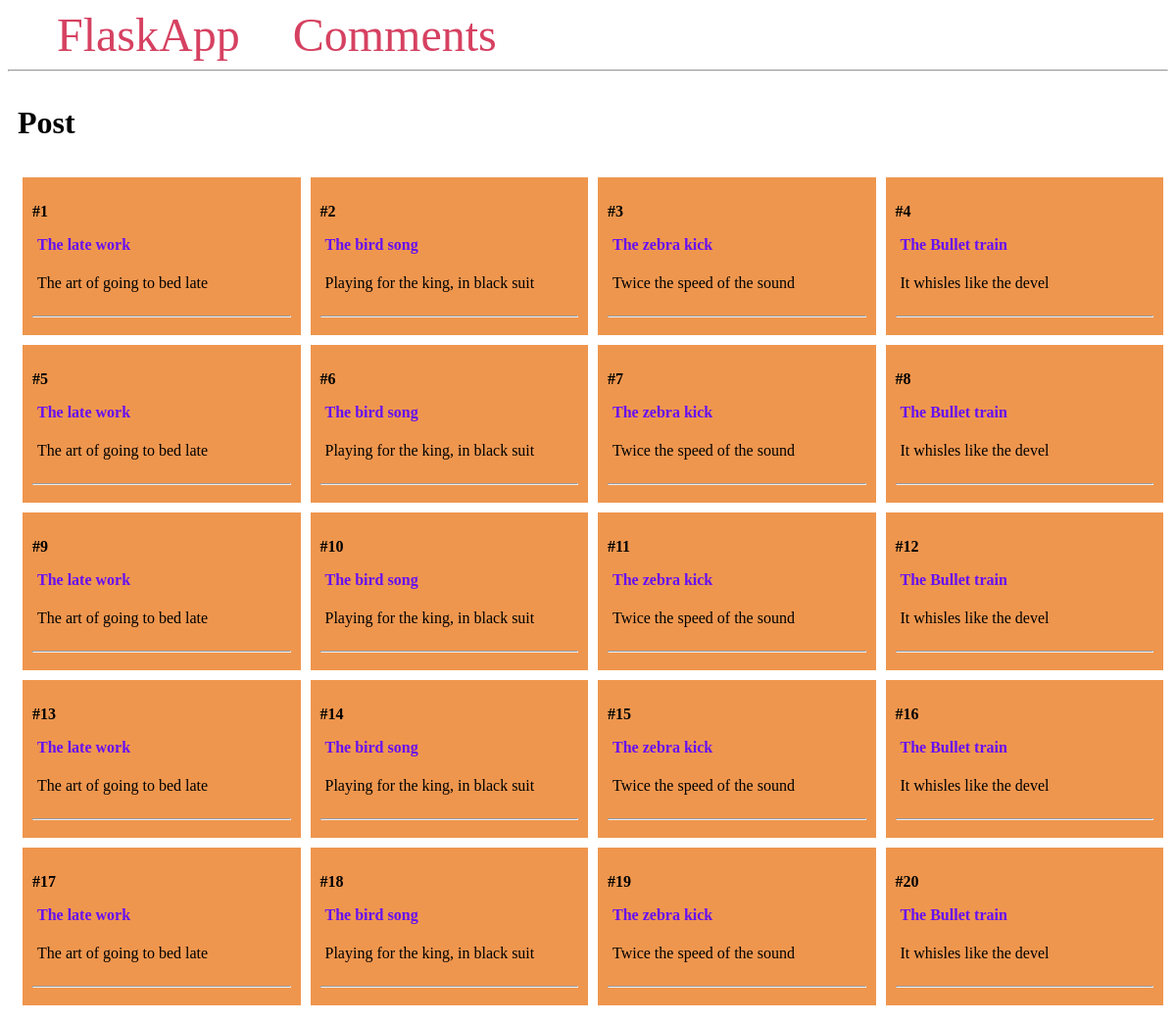
The page / on the database its author committed.
### app.py (models this page shows, shortened)
class Post(db.Model):
    id = db.Column(db.Integer, primary_key=True)
    title = db.Column(db.String(100))
    content = db.Column(db.Text)
    comments = db.relationship('Comment', backref='post')

### app.py (the view)
@app.route('/')
def index():
    posts = Post.query.all()
    return render_template('index.html', posts=posts)

### templates/index.html
{% extends 'base.html' %}
{% block content %}
    <span class="title"><h1>{% block title %} Post {% endblock title %} </h1></span>
    <div class="content">
        {% for post in posts %}
            <div class="post">
                <p><b>#{{ post.id }}</b></p>
                <b>
                    <p class="title">
                        <a href="{{ url_for('post', post_id=post.id) }}">
                            {{post.title}}
                        </a>
                    </p>
                </b>
                <div class="content">
                    <p>{{ post.content }}</p>
                </div>
                <hr>
            </div>
        {% endfor %}
    </div>
{% endblock %}

### templates/base.html (style rules this page uses)
.title { margin: 5px; }
.content { margin: 5px; width: 100%; display: flex; flex-direction: row; flex-wrap: wrap; }
.post { flex: 20%; padding: 10px; margin: 5px; background-color: hsl(27, 83%, 62%); inline-size: 100%; }
.title a { color: #6610f2; text-decoration: none; }

### rows shown on the page
Post: id "1", title "The late work", content "The art of going to bed late"
Post: id "2", title "The bird song", content "Playing for the king, in black suit"
Post: id "3", title "The zebra kick", content "Twice the speed of the sound"
Post: id "4", title "The Bullet train", content "It whisles like the devel"
Post: id "5", title "The late work", content "The art of going to bed late"
Post: id "6", title "The bird song", content "Playing for the king, in black suit"
Post: id "7", title "The zebra kick", content "Twice the speed of the sound"
Post: id "8", title "The Bullet train", content "It whisles like the devel"
Post: id "9", title "The late work", content "The art of going to bed late"
Post: id "10", title "The bird song", content "Playing for the king, in black suit"
Post: id "11", title "The zebra kick", content "Twice the speed of the sound"
Post: id "12", title "The Bullet train", content "It whisles like the devel"
Post: id "13", title "The late work", content "The art of going to bed late"
Post: id "14", title "The bird song", content "Playing for the king, in black suit"
Post: id "15", title "The zebra kick", content "Twice the speed of the sound"
Post: id "16", title "The Bullet train", content "It whisles like the devel"
Post: id "17", title "The late work", content "The art of going to bed late"
Post: id "18", title "The bird song", content "Playing for the king, in black suit"
Post: id "19", title "The zebra kick", content "Twice the speed of the sound"
Post: id "20", title "The Bullet train", content "It whisles like the devel"
